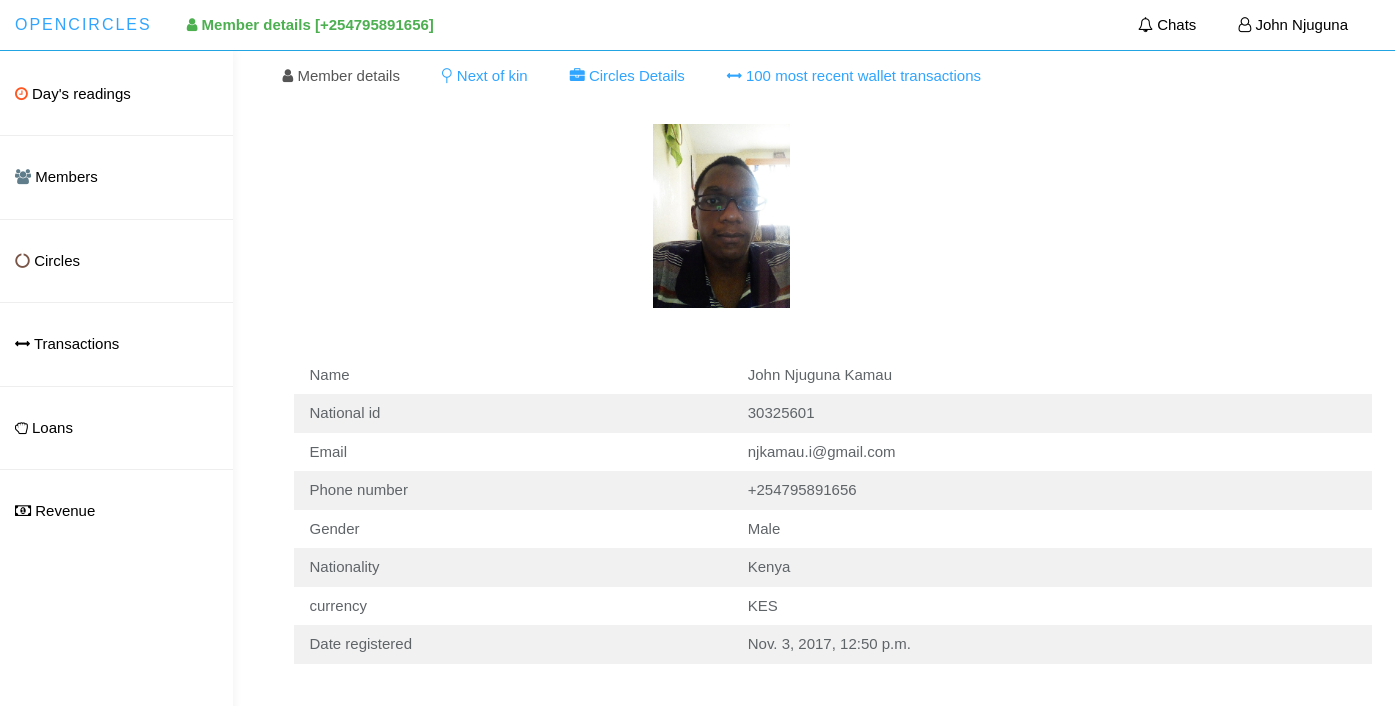
Page /app_admin/view_member_details/1/ (signed in) on the committed database.
### member/models.py (models this page shows)
class Member(models.Model):
    user = models.OneToOneField(User,on_delete=models.CASCADE)
    national_id = models.CharField(max_length=20, blank=False, unique=True)
    phone_number = models.CharField(max_length=20, blank=False, unique=True)
    other_name = models.CharField(max_length=20,default="")
    gender = models.CharField(max_length=6, choices=GENDER_CHOICES)
    nationality = models.CharField(max_length=20, blank=True)
    country = models.CharField(max_length=20)
    date_of_birth = models.DateField(null=True)
    passport_image = models.ImageField(upload_to="MEMBER_PROFILE_PICS",null=True,blank=True)
    registered_device = models.TextField(max_length=1000, blank=True)
    currency = models.CharField(max_length=10,default="KES")
    occupation = models.CharField(max_length=100, blank=True)
    time_registered = models.DateTimeField(auto_now_add=True)
    is_validated = models.BooleanField(default = False)
    device_token = models.CharField(max_length=300,default='')
    imei_number = models.CharField(max_length=50,unique=True)
    class Meta:
        db_table = 'Member'

### app_admin/views.py (the view)
# urls.py: url(r'^view_member_details/(?P<member_id>[0-9]+)/$', views.view_member_details, name='view_member_details'),
@login_required(login_url='app_admin:login_page')
def view_member_details(request, member_id):
    request.session['member_id'] = member_id
    member = members_utils.MemberUtils.get_member_from_id(member_id)
    context = {
        'member': member,
        'next_of_kin': members_utils.MemberUtils.get_next_of_kin(member),
        'circles': circles_utils.CircleUtils.get_circles_by_member(member),
        'transactions': transactions_utils.TransactionUtils.get_wallet_transaction_by_member(member)[:100]
    }
    return render(request, 'app_admin/member_details.html', context)

### app_admin/circles_utils.py (called while the page is built)
    @staticmethod
    def get_circles_by_member(member):
        if not CircleMember.objects.filter(member=member).exists():
            return None
        else:
            circles = [obj.circle for obj in CircleMember.objects.filter(member=member)]
            return circles

### app_admin/members_utils.py (called while the page is built)
    @staticmethod
    def get_member_from_id(id):
        if not Member.objects.filter(id=id).exists():
            return None
        return Member.objects.get(id=id)

    @staticmethod
    def get_next_of_kin(member):
        if Beneficiary.objects.filter(member=member).exists():
            return Beneficiary.objects.get(member_id=member.id)
        else:
            return None

### app_admin/transactions_utils.py (called while the page is built)
    @staticmethod
    def get_wallet_transaction_by_member(member):
        try:
            wallet = Wallet.objects.get(member=member)
            trx_obj = Transactions.objects.filter(wallet=wallet).order_by('-transaction_time')
            return trx_obj
        except Exception as exp:
            return None

### app_admin/templates/app_admin/member_details.html (shortened to what this page needs)
{% extends 'app_admin/base_dashboard.html' %}
{% load static %}
{% load humanize %}
{% block current_page %}
    <i class="fa fa-user"></i> Member details [{{member.phone_number }}]
{% endblock %}
{% block main_container %}
     <div class="col-sm-9 col-sm-offset-3 col-lg-10 col-lg-offset-2 main">
        <div class="container">
        <ul class="nav nav-tabs">
          <li class="active">
            <a data-toggle="tab" href="#member-details">
              <i class="fa fa-user"></i> Member details
            </a>
          </li>
          <li>
            <a data-toggle="tab" href="#next-of-kin">
                <i class="fa fa-neuter"></i> Next of kin
            </a>
          </li>
          <li>
            <a data-toggle="tab" href="#circles-details">
                <i class="fa fa-briefcase"></i> Circles Details
            </a>
          </li>
          <li>
            <a data-toggle="tab" href="#wallet-transactions">
              <i class="fa fa-arrows-h"></i> 100 most recent wallet transactions
            </a>
          </li>
       </ul>
        <div class="tab-content">
            <div id="member-details" class="tab-pane fade in active">
                <div class="w3-container">
                    <div class="w3-row">
                        <div class="w3-col l4 m4 s4">
                        </div>
                        <div class="w3-col l4 m4 s4">
                        <img src="{{member.passport_image.url}}"
                                 alt="member image"
                                 class="w3-padding-8 w3-center"
                                 style="height: 200px;"/>
                        </div>
                    </div>
                    <br>
                    <br>
                    <table class="w3-table w3-striped">
                <tr>
                    <td>Name</td>
                    <td>{{ member.user.first_name }} {{ member.user.last_name }} {{ member.other_name }}</td>
                </tr>
                <tr>
                    <td>National id</td>
                    <td>{{ member.national_id }}</td>
                </tr>
                <tr>
                    <td>Email</td>
                    <td>{{ member.user.email }}</td>
                </tr>
                <tr>
                    <td>Phone number</td>
                    <td>{{ member.phone_number }}</td>
                </tr>
                <tr>
                    <td>Gender</td>
                    <td>{{ member.gender}}</td>
                </tr>
                <tr>
                    <td>Nationality</td>
                    <td>{{ member.country }}</td>
                </tr>
                <tr>
                    <td>currency</td>
                    <td>{{ member.currency }}</td>
                </tr>
                <tr>
                    <td>Date registered</td>
                    <td>{{ member.time_registered }}</td>
                </tr>
            </table>
                </div>
            </div>
       </div>
     </div>
     </div>
{% endblock %}

### app_admin/templates/app_admin/base_dashboard.html (shortened to what this page needs)
{% load staticfiles %}
{% load humanize %}
<!DOCTYPE html>
<html lang="en">
{% block head %}
  <head>
      <link rel="stylesheet" type="text/css" href="{% static 'app_admin/bootstrap/css/bootstrap.min.css' %}" />
      <link rel="stylesheet" type="text/css" href="{% static 'app_admin/font-awesome/css/font-awesome.min.css' %}" />
      <link rel="stylesheet" type="text/css" href="{% static 'app_admin/w3css/w3.css' %}" />
      <link rel="stylesheet" type="text/css" href="{% static 'app_admin/bootstrapdatetimepicker/bootstrap-datetimepicker.min.css' %}"/>
      <link rel="stylesheet" type="text/css" href="{% static 'app_admin/custom_css/styles.css' %}" >
  </head>
{% endblock %}
{% block body %}
    <body>
    <nav class="navbar navbar navbar-fixed-top w3-white border-bottom-blue" role="navigation">
        <div class="container-fluid">
          <div class="navbar-header">
            <a class="navbar-brand">
              <span>Opencircles</span>
            </a>
            <ul class="user-menu nav-tabs pull-left">
              <li>
                <a class="cursor-pointer w3-text-green">
                    <b>
                        {% block current_page %}{% endblock %}
                    </b>
                </a>
              </li>
            </ul>
            <ul class="user-menu nav-tabs">
              <li>
                <a class="cursor-pointer w3-text-black" href="{% url 'app_admin:chats' %}"><i class="fa fa-bell-o"></i> Chats </a>
              </li>
              <li class="dropdown pull-right">
                <a class="dropdown-toggle w3-text-black cursor-pointer" data-toggle="dropdown">
                  <i class="fa fa-user-o"></i> {{ request.user.first_name }} {{ request.user.last_name }}
                </a>
                </li>
              </ul>
          </div>
        </div>
	</nav>
  <div id="sidebar-collapse" class="col-sm-3 col-lg-2 sidebar">
  <ul class="nav menu">
    <li><br></li>
    <li>
      <a href="{% url 'app_admin:home' %}" class="w3-text-black">
        <i class="fa fa-clock-o w3-text-deep-orange"></i>
         Day's readings
      </a>
    </li>
    <li role="presentation" class="divider"></li>
    <li>
      <a href="{% url 'app_admin:members' %}" class="w3-text-black">
        <i class="fa fa-users w3-text-blue-gray"></i>
         Members
      </a>
    </li>
    <li role="presentation" class="divider"></li>
    <li>
      <a href="{% url 'app_admin:circles_list' %}" class="w3-text-black">
        <i class="fa fa-circle-o-notch w3-text-brown"></i>
         Circles
      </a>
    </li>
    <li role="presentation" class="divider"></li>
    <li class="parent ">
      <a data-toggle="collapse" data-target="#sub-item-1" class="w3-text-black" href="#">
          <i class="fa fa-arrows-h"></i>
            Transactions
      </a>
    </li>
    <li role="presentation" class="divider"></li>
    <li class="parent ">
      <a data-toggle="collapse" data-target="#loans-sub-items" class="w3-text-black" href="#">
          <i class="fa fa-hand-grab-o"></i>
            Loans
      </a>
    </li>
    <li role="presentation" class="divider"></li>
    <li class="parent ">
      <a data-toggle="collapse" data-target="#sub-item-2" class="w3-text-black" href="#">
          <i class="fa fa-money"></i>
            Revenue
      </a>
    </li>
  </ul>
  </div>
    {% block main_container %}{% endblock %}
    </body>
    {% endblock %}
</html>

### app_admin/static/app_admin/w3css/w3.css (style rules this page uses)
*,*:before,*:after { box-sizing:inherit }
html { -ms-text-size-adjust:100%;-webkit-text-size-adjust:100% }
body { margin:0 }
article,aside,details,figcaption,figure,footer,header,main,menu,nav,section,summary { display:block }
a { background-color:transparent;-webkit-text-decoration-skip:objects }
img { border-style:none }
html,body { font-family:Verdana,sans-serif;font-size:15px;line-height:1.5 }
html { overflow-x:hidden }
img { margin-bottom:-5px }
a { color:inherit }
.w3-table,.w3-table-all { border-collapse:collapse;border-spacing:0;width:100%;display:table }
.w3-striped tbody tr:nth-child(even) { background-color:#f1f1f1 }
.w3-table td,.w3-table th,.w3-table-all td,.w3-table-all th { padding:8px 8px;display:table-cell;text-align:left;vertical-align:top }
.w3-table th:first-child,.w3-table td:first-child,.w3-table-all th:first-child,.w3-table-all td:first-child { padding-left:16px }
.w3-container:after,.w3-panel:after,.w3-row:after,.w3-row-padding:after,.w3-topnav:after,.w3-clear:after,.w3-btn-group:before,.w3-btn-group:after,.w3-btn-bar:before,.w3-btn-bar:after { content:"";display:table;clear:both }
.w3-col,.w3-half,.w3-third,.w3-twothird,.w3-threequarter,.w3-quarter { float:left;width:100% }
.w3-col.s4 { width:33.33333% }
@media only screen and (min-width:601px) { .w3-col.m4,.w3-third { width:33.33333% } }
@media only screen and (min-width:993px) { .w3-col.l4,.w3-third { width:33.33333% } }
.w3-center { text-align:center!important }
.w3-padding-8 { padding-top:8px!important;padding-bottom:8px!important }
.w3-container { padding:0.01em 16px }
.w3-white,.w3-hover-white:hover { color:#000!important;background-color:#fff!important }
.w3-text-brown,.w3-hover-text-brown:hover { color:#795548!important }
.w3-text-blue-grey,.w3-hover-text-blue-grey:hover,.w3-text-blue-gray,.w3-hover-text-blue-gray:hover { color:#607d8b!important }
.w3-text-green,.w3-hover-text-green:hover { color:#4CAF50!important }
.w3-text-deep-orange,.w3-hover-text-deep-orange:hover { color:#ff5722!important }
.w3-text-black,.w3-hover-text-black:hover { color:#000!important }

### app_admin/static/app_admin/custom_css/styles.css (style rules this page uses)
body { top: 90px; margin-bottom: 50px; background: #FFFFFF; padding-top: 50px; color: #5f6468; }
a, a:hover, a:focus { color: #30a5ff; }
.navbar-header .navbar-brand { color: #fff; font-size: 16px; text-transform: uppercase; font-weight: 500; letter-spacing: 2px; }
.navbar-header .navbar-brand span { color: #30a5ff; }
.nav-tabs { background: #e9ecf2; border: 0; }
.nav-tabs li a, .nav-tabs li a:hover, .nav-tabs li.active a, .nav-tabs li.active a:hover { border: 0; padding: 15px 20px; }
.tab-content { padding: 15px; }
.navbar { border: 0; }
.user-menu { display: inline-block; margin-top: 14px; margin-right: 10px; float: right; list-style: none; padding: 0; }
.user-menu a { color: #fff; }
.sidebar { display: block; background-color: #fff; padding: 0; display: none; }
@media (min-width: 768px) { .sidebar { display: block; position: fixed; top: 50px; bottom: 0; left: 0; z-index: 1000; display: block; margin: 0; padding: 0; overflow-x: hidden; overflow-y: auto; background-color: #fff; box-shadow: 1px 0px 10px rgba(0, 0, 0, .05); } }
@media (min-width: 768px) { .navbar-header { width: 100%; } }
.sidebar ul.nav li.divider { border-bottom: 1px solid #eee; margin: 20px 0; }
.nav-tabs { background: #ffffff; }
.border-bottom-blue { border-bottom: 1px solid #22A4E3; }
.cursor-pointer { cursor: pointer; }

### rows in the picture
Member: phone_number "+254795891656", passport_image (picture), user.first_name "John", user.last_name "Njuguna", other_name "Kamau", national_id "30325601", user.email "njkamau.i@gmail.com", gender "Male", country "Kenya", currency "KES", time_registered "Nov. 3, 2017, 12:50 p.m."

### other values in the picture
{{ request.user.first_name }} "John"
{{ request.user.last_name }} "Njuguna"
